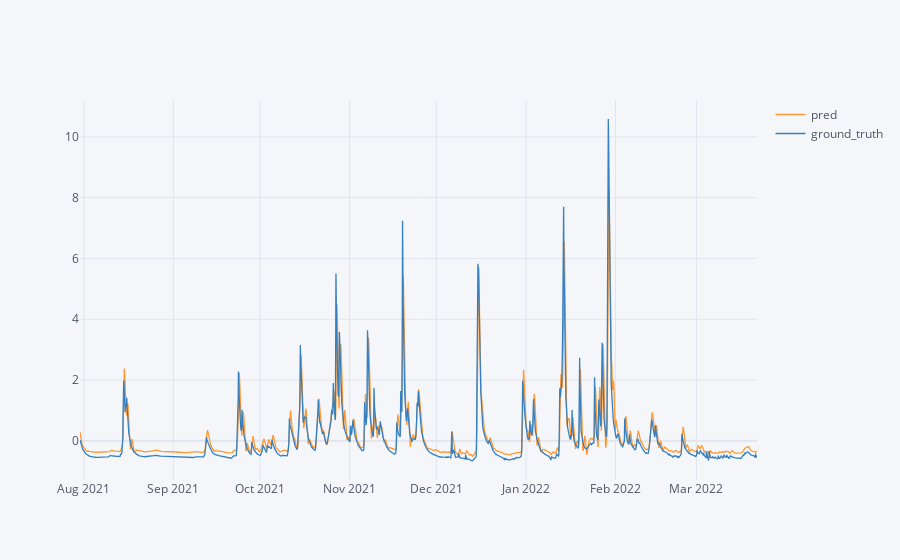

Notebook source saved alongside this figure:
### Code cell
import cufflinks as cf
from plotly.offline import init_notebook_mode, plot, iplot
init_notebook_mode(connected=True)
cf.go_offline()

model_3_history.iplot()

### Figure 1 — Plotly figure (JSON) as saved in the notebook; plotly's stock layout.template omitted (floating-point values rounded to 4 significant figures; data arrays with more than 128 entries replaced by an {"elided": "..."} marker saying what was removed)
{"data": [{"line": {"color": "rgba(255, 153, 51, 1.0)", "dash": "solid", "shape": "linear", "width": 1.3}, "mode": "lines", "name": "pred", "text": "", "type": "scatter", "x": {"elided": "5624 str values"}, "y": {"elided": "5624 float values"}}, {"line": {"color": "rgba(55, 128, 191, 1.0)", "dash": "solid", "shape": "linear", "width": 1.3}, "mode": "lines", "name": "ground_truth", "text": "", "type": "scatter", "x": {"elided": "5624 str values"}, "y": {"elided": "5624 float values"}}], "layout": {"legend": {"bgcolor": "#F5F6F9", "font": {"color": "#4D5663"}}, "paper_bgcolor": "#F5F6F9", "plot_bgcolor": "#F5F6F9", "title": {"font": {"color": "#4D5663"}}, "xaxis": {"gridcolor": "#E1E5ED", "showgrid": true, "tickfont": {"color": "#4D5663"}, "title": {"font": {"color": "#4D5663"}, "text": ""}, "zerolinecolor": "#E1E5ED"}, "yaxis": {"gridcolor": "#E1E5ED", "showgrid": true, "tickfont": {"color": "#4D5663"}, "title": {"font": {"color": "#4D5663"}, "text": ""}, "zerolinecolor": "#E1E5ED"}}}
